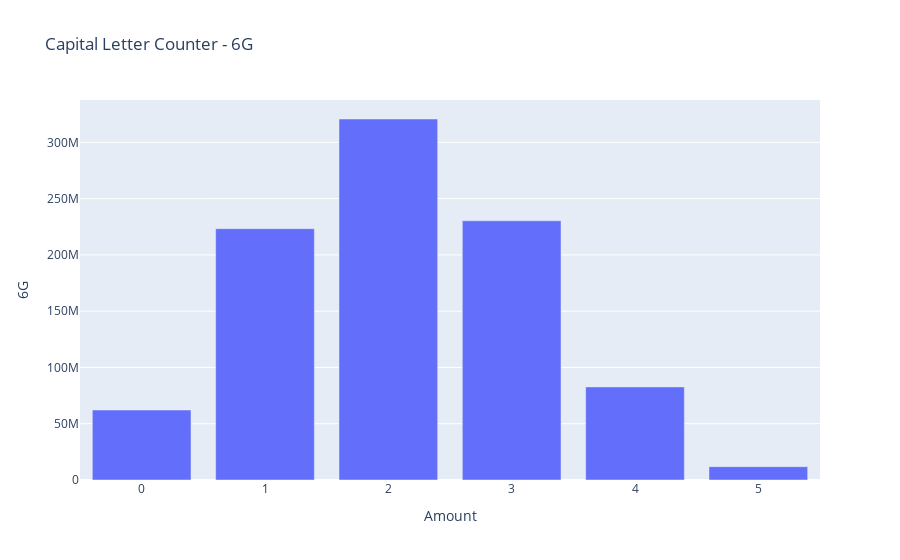

The notebook cell saved with this chart:
### Markdown cell above
Capital Letter Counter

### Code cell
fig = px.bar(df_CLC, x = 'Amount', y = '6G', labels = {'x': 'Ilośc wielkich liter w haśle', 'y':'Liczba haseł'}, title = 'Capital Letter Counter - 6G')
fig

### Figure 1 — Plotly figure (JSON) as saved in the notebook; plotly's stock layout.template omitted (floating-point values rounded to 4 significant figures)
{"data": [{"alignmentgroup": "True", "hovertemplate": "Amount=%{x}<br>6G=%{y}<extra></extra>", "legendgroup": "", "marker": {"color": "#636efa", "pattern": {"shape": ""}}, "name": "", "offsetgroup": "", "orientation": "v", "showlegend": false, "textposition": "auto", "type": "bar", "x": [0, 1, 2, 3, 4, 5], "xaxis": "x", "y": [62192448, 223303392, 320724144, 230333480, 82712656, 11881376], "yaxis": "y"}], "layout": {"barmode": "relative", "legend": {"tracegroupgap": 0}, "title": {"text": "Capital Letter Counter - 6G"}, "xaxis": {"anchor": "y", "domain": [0, 1], "title": {"text": "Amount"}}, "yaxis": {"anchor": "x", "domain": [0, 1], "title": {"text": "6G"}}}}
